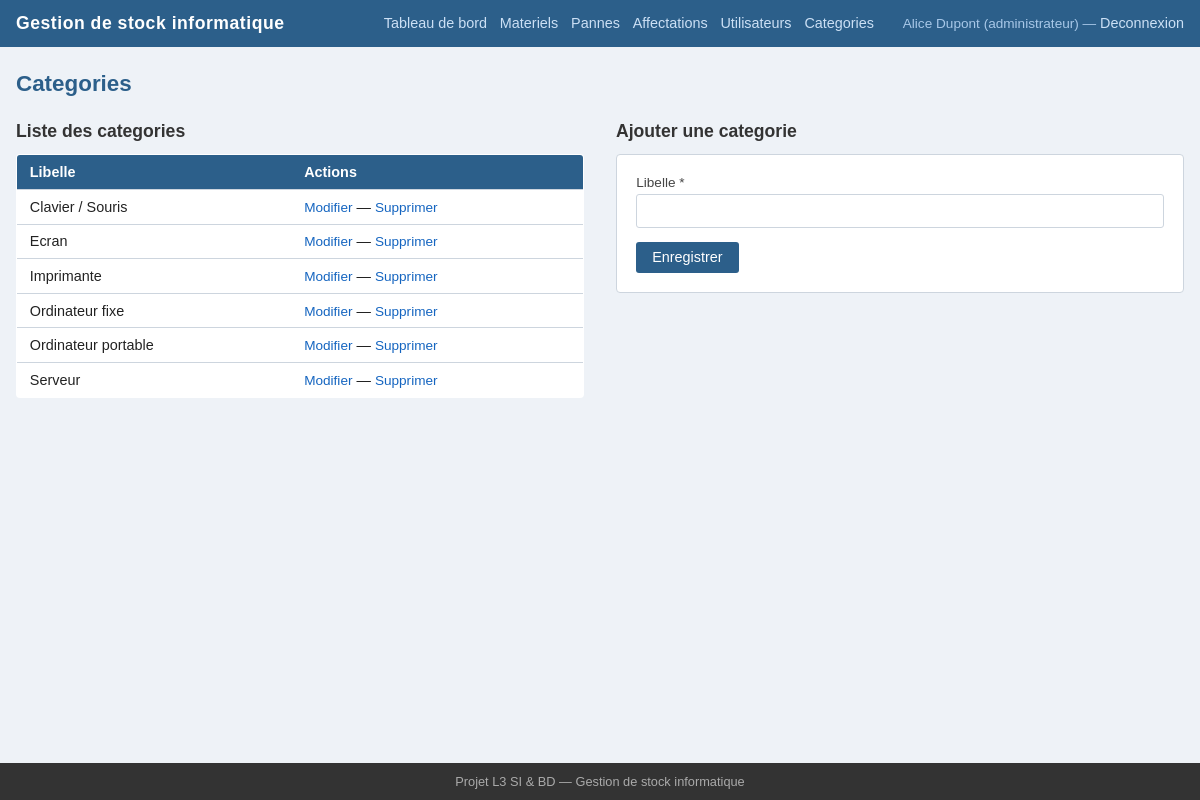
Screenshot of /index.php?page=categories (signed in) with the database file from the repository.
### tables this page shows
CREATE TABLE categorie (
    id INT AUTO_INCREMENT PRIMARY KEY,
    libelle VARCHAR(100) NOT NULL UNIQUE
);

### controllers/CategorieController.php (called while the page is built, shortened)
<?php
class CategorieController {
    public function index(): void {
        $this->lister();
    }
    public function lister(): void {
        $modele = new Categorie();
        $liste  = $modele->listerToutes();
        require __DIR__ . '/../views/categories/liste.php';
    }
}

### index.php (called while the page is built, shortened)
<?php
require_once __DIR__ . '/config.php';
spl_autoload_register(function (string $classe) {
    $dossiers = [
        __DIR__ . '/models/',
        __DIR__ . '/controllers/',
    ];
    foreach ($dossiers as $dossier) {
        $fichier = $dossier . $classe . '.php';
        if (file_exists($fichier)) {
            return;
        }
    }
});
$action = $_GET['action'] ?? 'index';
$controleur    = new $nomControleur();
$controleur->$action();

### config.php (called while the page is built, shortened)
<?php
function getDB(): PDO {
    static $pdo = null;
    if ($pdo === null) {
        $dsn = 'mysql:host=' . DB_HOST . ';dbname=' . DB_NAME . ';charset=' . DB_CHARSET;
        try {
            $pdo = new PDO($dsn, DB_USER, DB_PASS, [
                PDO::ATTR_ERRMODE            => PDO::ERRMODE_EXCEPTION,
                PDO::ATTR_DEFAULT_FETCH_MODE => PDO::FETCH_ASSOC,
                PDO::ATTR_EMULATE_PREPARES   => false,
            ]);
        } catch (PDOException $e) {
            die('Erreur de connexion a la base de donnees : ' . $e->getMessage());
        }
    }
    return $pdo;
}

### models/Model.php (called while the page is built, shortened)
<?php
class Model {
    public function __construct() {
        $this->db = getDB();
    }
}

### models/Categorie.php (called while the page is built, shortened)
<?php
require_once __DIR__ . '/Model.php';
class Categorie extends Model {
    public function listerToutes(): array {
        return $this->db->query('SELECT * FROM categorie ORDER BY libelle')->fetchAll();
    }
}

### views/categories/liste.php (the view, shortened to what this page needs)
<?php require __DIR__ . '/../layout_top.php'; ?>
<div class="entete-section">
    <h1>Categories</h1>
</div>
<section class="deux-colonnes">
    <div>
        <h2>Liste des categories</h2>
        <?php if (empty($liste)): ?>
            <p>Aucune categorie.</p>
        <?php else: ?>
        <table>
            <thead>
                <tr><th>Libelle</th><th>Actions</th></tr>
            </thead>
            <tbody>
                <?php foreach ($liste as $c): ?>
                <tr>
                    <td><?= htmlspecialchars($c['libelle']) ?></td>
                    <td>
                        <a href="#" onclick="remplirForm(<?= $c['id'] ?>, '<?= htmlspecialchars($c['libelle'], ENT_QUOTES) ?>')">Modifier</a>
                        &mdash;
                        <a href="index.php?page=categories&action=supprimer&id=<?= $c['id'] ?>"
                           onclick="return confirm('Supprimer cette categorie ?')">Supprimer</a>
                    </td>
                </tr>
                <?php endforeach; ?>
            </tbody>
        </table>
        <?php endif; ?>
    </div>
    <div>
        <h2 id="form-titre">Ajouter une categorie</h2>
        <form method="post" action="index.php?page=categories&action=enregistrer">
            <div class="champ">
                <label for="libelle">Libelle *</label>
                <input type="text" id="libelle" name="libelle" required>
            </div>
            <button type="submit">Enregistrer</button>
        </form>
    </div>
</section>
<?php require __DIR__ . '/../layout_bottom.php'; ?>

### public/style.css (style rules this page uses)
:root { --couleur-principale: #2c5f8a; --couleur-secondaire: #f4f7fa; --couleur-texte: #222; --couleur-bordure: #cdd5de; --couleur-ok: #2e7d32; --couleur-alerte: #c62828; --couleur-info: #1565c0; --couleur-neutre: #555; }
*, *::before, *::after { box-sizing: border-box; margin: 0; padding: 0; }
body { font-family: Arial, Helvetica, sans-serif; font-size: 15px; color: var(--couleur-texte); background: #eef2f7; display: flex; flex-direction: column; min-height: 100vh; }
h1 { font-size: 1.4rem; margin-bottom: 1rem; color: var(--couleur-principale); }
h2 { font-size: 1.1rem; margin-bottom: 0.8rem; color: #333; }
.entete-section { display: flex; align-items: center; justify-content: space-between; margin-bottom: 1rem; flex-wrap: wrap; gap: 0.5rem; }
.entete-section h1 { margin-bottom: 0; }
.btn, button[type="submit"] { background: var(--couleur-principale); color: #fff; border: none; padding: 0.45rem 1rem; border-radius: 3px; cursor: pointer; font-size: 0.9rem; text-decoration: none; display: inline-block; }
table { width: 100%; border-collapse: collapse; background: #fff; border: 1px solid var(--couleur-bordure); border-radius: 4px; overflow: hidden; }
thead { background: var(--couleur-principale); color: #fff; }
th, td { padding: 0.55rem 0.8rem; text-align: left; border-bottom: 1px solid var(--couleur-bordure); font-size: 0.9rem; }
tbody tr:last-child td { border-bottom: none; }
td a { color: var(--couleur-info); text-decoration: none; font-size: 0.85rem; }
section { margin-top: 1.5rem; }
form { background: #fff; border: 1px solid var(--couleur-bordure); border-radius: 4px; padding: 1.2rem; max-width: 560px; }
.champ { margin-bottom: 0.9rem; }
.champ label { display: block; font-size: 0.85rem; margin-bottom: 0.3rem; color: #444; }
.champ input, .champ select, .champ textarea { width: 100%; padding: 0.45rem 0.6rem; border: 1px solid var(--couleur-bordure); border-radius: 3px; font-size: 0.95rem; font-family: inherit; }
.deux-colonnes { display: flex; gap: 2rem; flex-wrap: wrap; align-items: flex-start; }
.deux-colonnes > div { flex: 1; min-width: 280px; }
.deux-colonnes form { max-width: 100%; }

### rows the page displays
categorie: libelle "Clavier / Souris"
categorie: libelle "Ecran"
categorie: libelle "Imprimante"
categorie: libelle "Ordinateur fixe"
categorie: libelle "Ordinateur portable"
categorie: libelle "Serveur"

### other values shown
$user['prenom'] . ' ' . $user['nom'] "Alice Dupont"
$role "administrateur"
